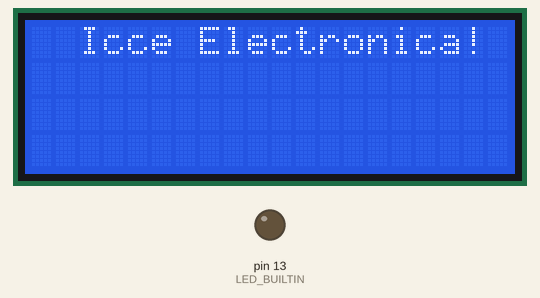
Recording of a sketch running on a simulated Arduino Uno, built with avr-gcc and run on an emulated ATmega328P. Parts: 20×4 character LCD, output pins drawn as LEDs (lit = HIGH). Dashed ring = blinking.

Above: at 0.2 s.
At 1.2 s:
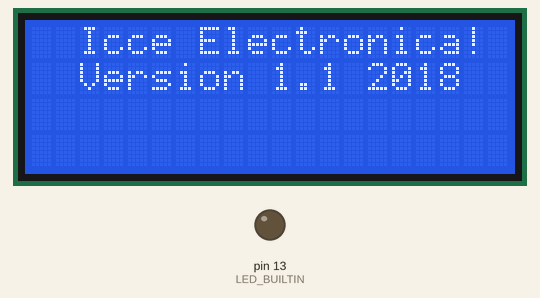
At 2.2 s:
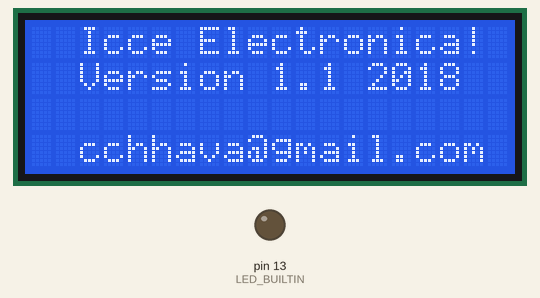
At 3.3 s:
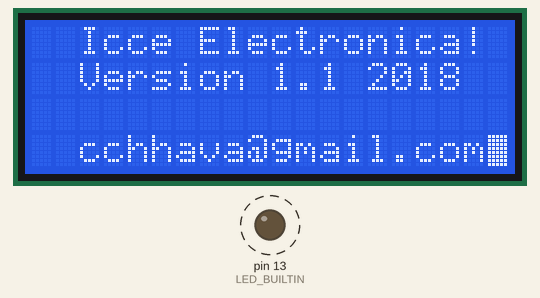
Timing chart, 0 to 130.0 s (numbered marks = the images above):
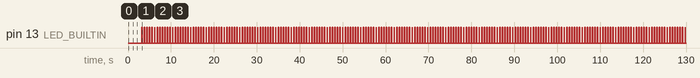

Measured:
- by itself, pin 13 (LED_BUILTIN): alternates HIGH for 0.10 s and LOW for 0.50 s
- what the display in image 1 shows lasts 1.0 s, from 1.2 s to 2.2 s

The sketch:

Icce_Electronica.ino
```cpp
//Compatible con  Arduino IDE 1.0
//Version:1.1
#include <Wire.h>
#include <LiquidCrystal_I2C.h>


LiquidCrystal_I2C lcd(0x3f,20,4);  // Configura la direccion del LCD  0x3f, que fue la direccion encontrada por el escaner I2C, paraeste display de 20 caracteres y 4 lineas.

void setup()
{

    // Inicializa el puerto serial:
  Serial.begin(9600);
  lcd.init();      // Inicializa el lcd
  lcd.init();
  // Imprime el mensaje.
  lcd.backlight();
  lcd.setCursor(2,0);
  lcd.print("Icce Electronica!");delay(1000);
  lcd.setCursor(2,1);
  lcd.print("Version 1.1 2018");delay(1000);
  lcd.setCursor(2,3);
  lcd.print("cchhava@gmail.com");delay(1000);
  // Activa el parpadeo del cursor:
  lcd.blink();
   pinMode(LED_BUILTIN, OUTPUT);

}


void loop() {

  digitalWrite(LED_BUILTIN, HIGH);
  delay(100);
  digitalWrite(LED_BUILTIN, LOW);
  delay(500);


             }
```
